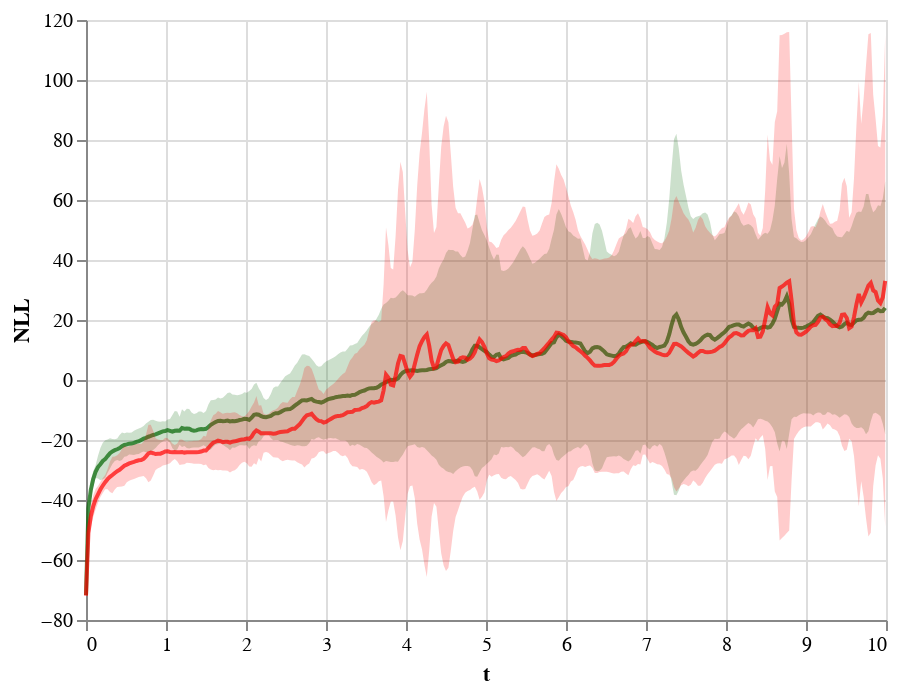

Notebook cell for this chart:
### Code cell
plot_likelihood(de_likelihood, 'darkgreen') + plot_likelihood(swag_likelihood, 'red')

### Figure 1 — Vega-Lite specification as saved in the notebook (floating-point values rounded to 4 significant figures; data arrays with more than 128 entries replaced by an {"elided": "..."} marker saying what was removed)
{"config": {"view": {"continuousWidth": 400, "continuousHeight": 300}}, "layer": [{"mark": {"type": "line", "color": "darkgreen", "opacity": 0.7}, "encoding": {"x": {"type": "quantitative", "field": "t"}, "y": {"type": "quantitative", "field": "y"}}}, {"mark": {"type": "area", "color": "darkgreen", "opacity": 0.2}, "encoding": {"x": {"type": "quantitative", "field": "t"}, "y": {"type": "quantitative", "field": "y_lo", "title": "NLL"}, "y2": {"field": "y_hi"}}}, {"layer": [{"mark": {"type": "line", "color": "red", "opacity": 0.7}, "encoding": {"x": {"type": "quantitative", "field": "t"}, "y": {"type": "quantitative", "field": "y"}}}, {"mark": {"type": "area", "color": "red", "opacity": 0.2}, "encoding": {"x": {"type": "quantitative", "field": "t"}, "y": {"type": "quantitative", "field": "y_lo", "title": "NLL"}, "y2": {"field": "y_hi"}}}], "data": {"name": "data-46a8130611d2570171b42792aeedec1d"}}], "data": {"name": "data-4a34f9d46c6563f0a35fc892d010b6ff"}, "$schema": "https://vega.github.io/schema/vega-lite/v4.8.1.json", "datasets": {"data-4a34f9d46c6563f0a35fc892d010b6ff": {"elided": "334 records"}, "data-46a8130611d2570171b42792aeedec1d": {"elided": "334 records"}}}
